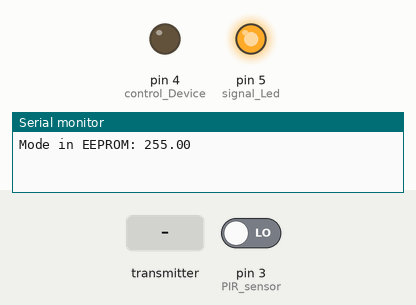
Recording of a sketch running on a simulated Arduino Uno, built with avr-gcc and run on an emulated ATmega328P. Parts: output pins drawn as LEDs (lit = HIGH), the last lines printed to the serial monitor. Dashed ring = blinking. The inputs (shaded band) are chosen by the test bench; at power-on: pin 3 (PIR_sensor) LOW. EEPROM starts erased; no radio packets arrive unless stated; pins used as bus, display or sensor lines are not drawn.

Above: at 1.2 s.
1.3 s: the transmitter starts sending data.0 = 0
At 1.51 s:
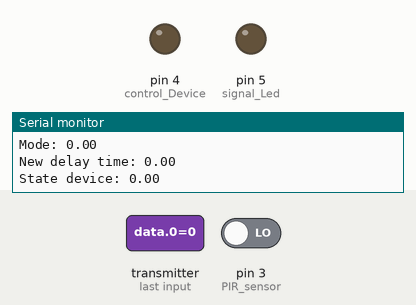
4.3 s: the transmitter starts sending data.2 = 25
7.3 s: the transmitter starts sending data.0 = 100
10.3 s: pin 3 (PIR_sensor) driven HIGH
At 11.35 s:
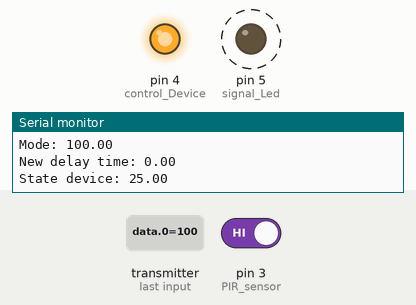
13.3 s: pin 3 (PIR_sensor) driven LOW
At 16.4 s:
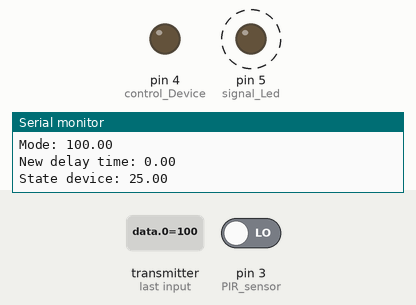
Timing chart, 0 to 17.3 s (numbered marks = the images above; inputs shaded):
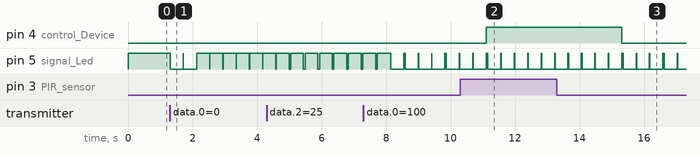

Measured:
- after the input at 1.3 s, pin 5 (signal_Led): goes LOW 0.40 s, HIGH 0.01 s, LOW 0.41 s, 5 × (HIGH 0.40 s, LOW 0.01 s), then HIGH, starting at once
- after the input at 10.3 s, pin 4 (control_Device): LOW → HIGH after 0.80 s
- after the input at 13.3 s, pin 4 (control_Device): HIGH → LOW after 2.0 s

The sketch:

CA-SS02.ino
```cpp
#include <Arduino.h>
#include <RF24.h>
#include <SPI.h>
#include <EEPROM.h>

#define PIR_sensor 3
#define control_Device 4
#define signal_Led 5
#define default_delayTime 3000

RF24 radio(9, 10);                      //nRF24L01 (CE,CSN) connections PIN
const uint64_t address = 1002502019004; //CA-SS02: 40 + Timestamp

uint16_t delayTime = default_delayTime;
float data[3]; //data[0]: ON/OFF - data[1]: new_delayTime - data[2]: state_Device

void checkMode()
{
  data[0] = EEPROM.read(0);
  Serial.print("Mode in EEPROM: ");
  Serial.println(data[0]);
}

void setup()
{
  SPI.begin();
  Serial.println("\nCA-SS02 say hello to your home <3 ! ");
  Serial.begin(9600);
  checkMode();
  pinMode(PIR_sensor, INPUT);
  pinMode(control_Device, OUTPUT);
  pinMode(signal_Led, OUTPUT);

  radio.begin();
  radio.setRetries(15, 15);
  radio.setPALevel(RF24_PA_MAX);
}

void checkCommand()
{
  radio.openReadingPipe(1, address);
  radio.startListening();
  if (radio.available())
  {
    boolean state = digitalRead(signal_Led);
    memset(&data, ' ', sizeof(data));
    radio.read(&data, sizeof(data));

    delayTime = (int)data[1];
    Serial.println("__________________");
    Serial.print("Mode: ");
    Serial.println(data[0]);
    Serial.print("New delay time: ");
    Serial.println(data[1]);
    Serial.print("State device: ");
    Serial.println(data[2]);
    digitalWrite(signal_Led, !state);
    delay(400);
    digitalWrite(signal_Led, state);
  }
}

void sendData()
{
  radio.stopListening();
  radio.openWritingPipe(address);
  radio.write(&data, sizeof(data));
  Serial.print("Data sent - State of device: ");
  Serial.println(data[2]);
}

void loop()
{
  checkCommand();
  if ((boolean)data[0])
  {
    EEPROM.update(0, 1);
    digitalWrite(signal_Led, HIGH);
    checkCommand();
    boolean check_PIRSensor = digitalRead(PIR_sensor);
    if (check_PIRSensor)
    {
      digitalWrite(control_Device, HIGH);
      data[2] = (float)1;
      sendData();
      while (check_PIRSensor)
      {
        check_PIRSensor = digitalRead(PIR_sensor);
        checkCommand();
        delay(5);
      }
      delay(delayTime);
    }
    else
    {
      digitalWrite(control_Device, LOW);
      if (digitalRead(control_Device) != data[2])
      {
        data[2] = (float)0;
        sendData();
      }
    }
    checkCommand();
  }
  else
  {
    EEPROM.update(0, 0);
    digitalWrite(control_Device, LOW);
    digitalWrite(signal_Led, LOW);
    if (digitalRead(control_Device) != data[2])
    {
      data[2] = (float)0;
      sendData();
    }
  }
}
```
